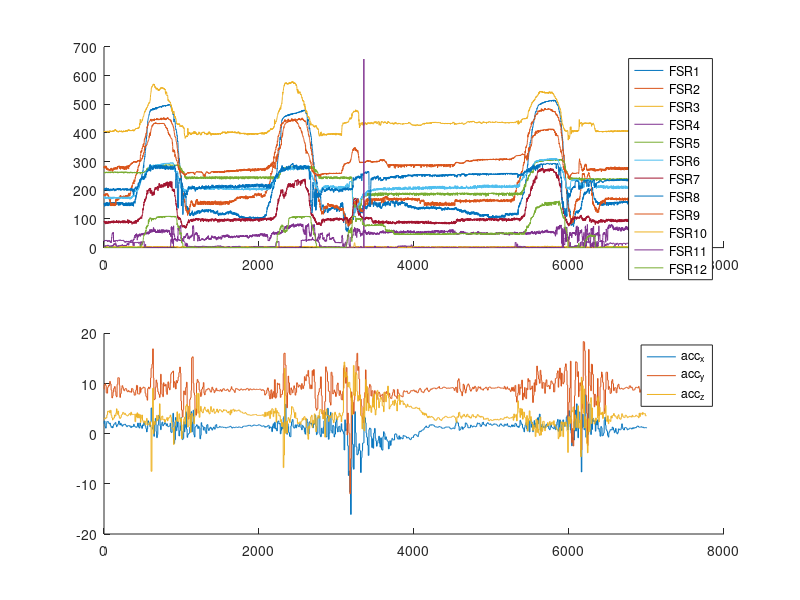

MATLAB code for this plot:
%import data: change file name as needed
data = csvread('test50.csv');

%change to 1 if you want truncated data to be exported 
export = 0; 

%change export file name 
filename = 'test52.csv';

%add indices to the data to make truncation easier
index = [1:length(data)];
data(:,1) = index;

%change the indices as needed to truncate the data. 
data = data(:,:); 


%DO NOT NEED TO CHANGE ANYTHING BELOW 

%gather data into individual variables
index = data(:,1);
time = data(:,2);
fsr1 = data(:,3);
fsr2 = data(:,4);
fsr3 = data(:,5);
fsr4 = data(:,6);
fsr5 = data(:,7);
fsr6 = data(:,8);
fsr7 = data(:,9);
fsr8 = data(:,10);
fsr9 = data(:,11);
fsr10 = data(:,12);
fsr11 = data(:,13);
fsr12 = data(:,14);
acc_x = data(:,15);
acc_y = data(:,16);
acc_z = data(:,17);

%plot fsr data
subplot(2,1,1)
hold on;
plot(index, fsr1);
plot(index, fsr2);
plot(index, fsr3);
plot(index, fsr4);
plot(index, fsr5);
plot(index, fsr6);
plot(index, fsr7);
plot(index, fsr8);
plot(index, fsr9);
plot(index, fsr10);
plot(index, fsr11);
plot(index, fsr12);
legend('FSR1', 'FSR2', 'FSR3', 'FSR4', 'FSR5', 'FSR6', 'FSR7', 'FSR8', 'FSR9', 'FSR10', 'FSR11', 'FSR12');
hold off;

subplot(2,1,2);
hold on;
plot(index, acc_x);
plot(index, acc_y);
plot(index, acc_z);
legend('acc_x', 'acc_y', 'acc_z');
hold off;

if export == 1
    writematrix(data, filename);
end


